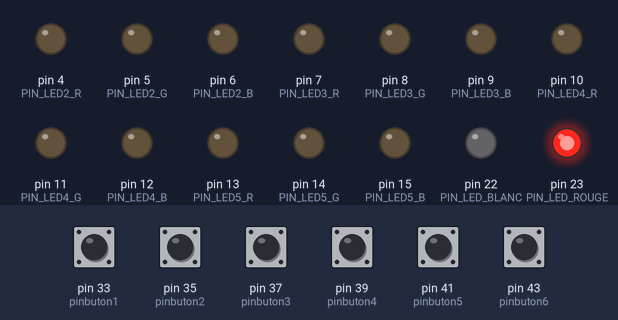
Bench run of a sketch on a simulated Arduino Mega 2560, built with avr-gcc and run on an emulated ATmega2560. Parts: output pins drawn as LEDs (lit = HIGH). The test bench sets the inputs (shaded band); at power-on: pin 33 (pinbuton1), pin 35 (pinbuton2), pin 37 (pinbuton3), pin 39 (pinbuton4), pin 41 (pinbuton5), pin 43 (pinbuton6) HIGH. Storage starts empty; the audio player accepts every command and is not drawn.

Above: at 0.08 s.
At 4.57 s:
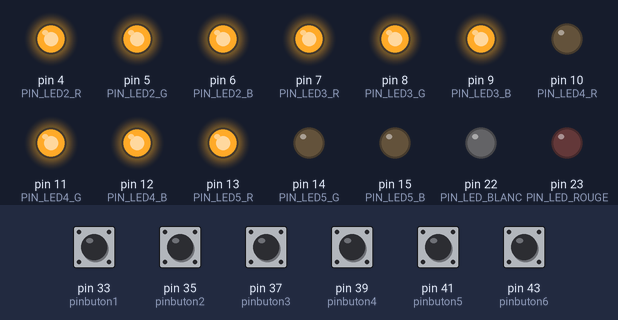
At 9.74 s:
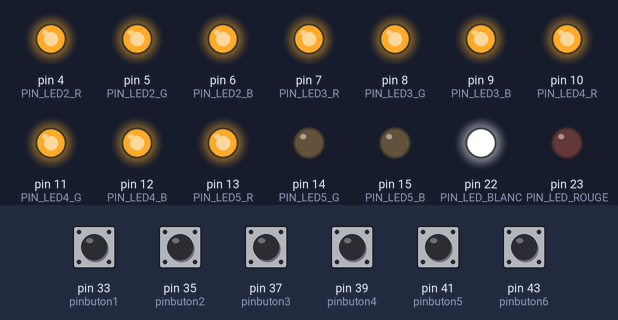
At 19.67 s:
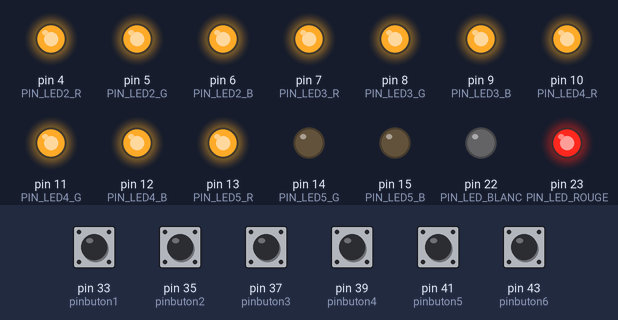
At 29.2 s:
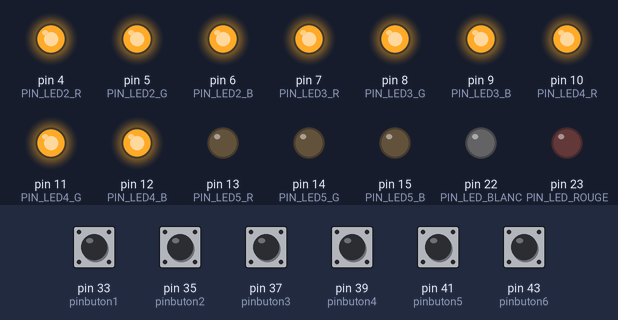
At 39.47 s:
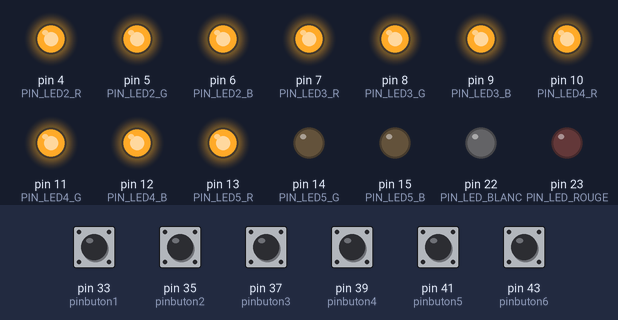
Timing chart, 0 to 40.0 s (numbered marks = the images above):
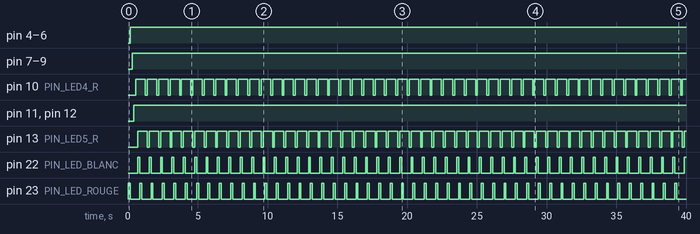

The sketch:

code_jeux.ino
```cpp
#include <SPI.h>
#include <SD.h> // Inclure la librairie SD
#define SDPIN 30 // Chip Select du lecteur SD
#include <TMRpcm.h>
TMRpcm audio;
File myFile;

int pinbuton1 = 33;
int pinbuton2 = 35;
int pinbuton3 = 37;
int pinbuton4 = 39;
int pinbuton5 = 41;
int pinbuton6 = 43;

const byte temps_delais = 5000;

/*
 * def pin led RGB
 *
 * led 1:
 *  R:1
 *  G:2
 *  B:3
 *
 *  led 2:
 *  R:4
 *  G:5
 *  B:6
 *
 *  led 3:
 *  R:7
 *  G:8
 *  B:9
 *
 * led 4:
 *  R:10
 *  G:11
 *  B:12
 *
 * led 5:
 *  R:13
 *  G:14
 *  B:15
 *
 */
const byte PIN_LED_ROUGE = 23;

const byte PIN_LED2_R = 4;
const byte PIN_LED2_G = 5;
const byte PIN_LED2_B = 6;

const byte PIN_LED3_R = 7;
const byte PIN_LED3_G = 8;
const byte PIN_LED3_B = 9;

const byte PIN_LED4_R = 10;
const byte PIN_LED4_G = 11;
const byte PIN_LED4_B = 12;

const byte PIN_LED5_R = 13;
const byte PIN_LED5_G = 14;
const byte PIN_LED5_B = 15;

const byte PIN_LED_BLANC = 22;

void setup() {
  // put your setup code here, to run once:
  Serial.begin(9600);

  //initialisation boutons
  pinMode(pinbuton1, INPUT_PULLUP);
  pinMode(pinbuton2, INPUT_PULLUP);
  pinMode(pinbuton3, INPUT_PULLUP);
  pinMode(pinbuton4, INPUT_PULLUP);
  pinMode(pinbuton5, INPUT_PULLUP);
  pinMode(pinbuton6, INPUT_PULLUP);

  //initialisation leds
  pinMode(PIN_LED_ROUGE, OUTPUT);
  pinMode(PIN_LED_BLANC, OUTPUT);
  pinMode(PIN_LED2_R, OUTPUT);
  pinMode(PIN_LED2_G, OUTPUT);
  pinMode(PIN_LED2_B, OUTPUT);
  pinMode(PIN_LED3_R, OUTPUT);
  pinMode(PIN_LED3_G, OUTPUT);
  pinMode(PIN_LED3_B, OUTPUT);
  pinMode(PIN_LED4_R, OUTPUT);
  pinMode(PIN_LED4_G, OUTPUT);
  pinMode(PIN_LED4_B, OUTPUT);
  pinMode(PIN_LED5_R, OUTPUT);
  pinMode(PIN_LED5_G, OUTPUT);
  pinMode(PIN_LED5_B, OUTPUT);

  //initialisation de la partie audio
  audio.speakerPin = 13;
  audio.setVolume(4); // gestion du volume de 0 à 7
  audio.quality(1);

  // Initialisation de la carte SD
  if (!SD.begin(SDPIN)) {
    Serial.println("initialization failed!"); //  S'il y a un soucis "initialization failed!" s'affichera au moniteur
    return;
  }
}

void loop() {
  // put your main code here, to run repeatedly:
  boolean buton1 = digitalRead(pinbuton1); //rouge
  boolean buton2 = digitalRead(pinbuton2); //bleu
  boolean buton3 = digitalRead(pinbuton3); //vert
  boolean buton4 = digitalRead(pinbuton4); //jaune
  boolean buton5 = digitalRead(pinbuton5); //magenta
  boolean buton6 = digitalRead(pinbuton6); //blanc

  if (buton1 == 1){
    digitalWrite(PIN_LED_ROUGE, HIGH);
    audio.play("sounds/rouge.wav");
    delay(temps_delais); //mettre une variable à place de 5000
    digitalWrite(PIN_LED_ROUGE, LOW);
  }

  if (buton2 == 1){
    displayColor(0, 0, 255, 2);
    //led bleu
    audio.play("sounds/bleu.wav");
    delay(temps_delais);
    displayColor(0, 0, 0, 2);
  }

  if (buton3 == 1){
    displayColor(0, 255, 0, 3);
    //led vert
    audio.play("sounds/vert.wav");
    delay(temps_delais);
    displayColor(0, 0, 0, 3);
  }

  if (buton4 == 1){
    displayColor(255, 255, 0, 4);
    //led jaune
    audio.play("sounds/jaune.wav");
    delay(temps_delais);
    displayColor(0, 0, 0, 4);
  }

  if (buton5 == 1){
    displayColor(255, 0, 255, 5);
    //led magenta
    audio.play("sounds/magenta.wav");
    delay(temps_delais);
    displayColor(0, 0, 0, 5);
  }

  if (buton6 == 1){
    digitalWrite(PIN_LED_BLANC, HIGH);
    //led blanc
    audio.play("sounds/blanc.wav");
    delay(temps_delais);
    digitalWrite(PIN_LED_BLANC, LOW);
  }

  }

  void displayColor(byte r, byte g, byte b, byte led) {
    // fonction pour l'alumage avec un couleur donné
    if (led == 2){
       analogWrite(PIN_LED2_R, ~r);
       analogWrite(PIN_LED2_G, ~g);
       analogWrite(PIN_LED2_B, ~b);
    }

    if (led == 3){
       analogWrite(PIN_LED3_R, ~r);
       analogWrite(PIN_LED3_G, ~g);
       analogWrite(PIN_LED3_B, ~b);
    }

    if (led == 4){
       analogWrite(PIN_LED4_R, ~r);
       analogWrite(PIN_LED4_G, ~g);
       analogWrite(PIN_LED4_B, ~b);
    }

    if (led == 5){
       analogWrite(PIN_LED5_R, ~r);
       analogWrite(PIN_LED5_G, ~g);
       analogWrite(PIN_LED5_B, ~b);
    }
}
```

Measured:
- by itself, pin 4 (PIN_LED2_R), pin 5 (PIN_LED2_G), pin 6 (PIN_LED2_B): LOW → HIGH at 0.16 s
- by itself, pin 7 (PIN_LED3_R), pin 8 (PIN_LED3_G), pin 9 (PIN_LED3_B): LOW → HIGH at 0.29 s
- by itself, pin 10 (PIN_LED4_R), pin 13 (PIN_LED5_R): alternates HIGH for 0.68 s and LOW for 0.14 s
- by itself, pin 11 (PIN_LED4_G), pin 12 (PIN_LED4_B): LOW → HIGH at 0.43 s
- by itself, pin 22 (PIN_LED_BLANC), pin 23 (PIN_LED_ROUGE): alternates HIGH for 0.14 s and LOW for 0.68 s
